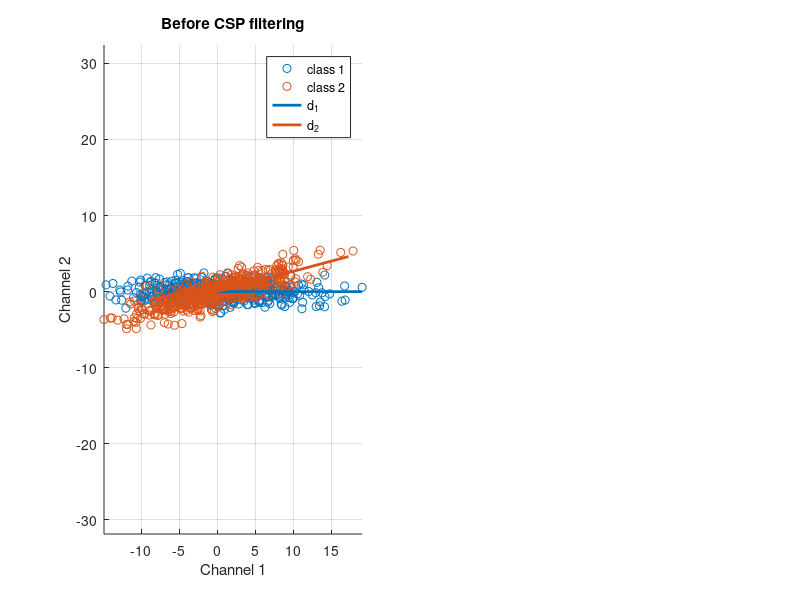

The MATLAB source for this figure: (Note: this script raises an error after producing the figure.)
clear all; close all;

% Generate data
N       = 500;
mu      = [0,0];
sigma   = [6,1];
rot1    = eye(2);   % Rotation for data1
theta   = 15*pi/180;       % Angle of rotation for data2
rot2    = [cos(theta) -sin(theta); sin(theta) cos(theta)];
data1 = (rot1*(repmat(mu,N,1)+ randn(N,2).*repmat(sigma,N,1))')';
data2 = (rot2*(repmat(mu,N,1)+ randn(N,2).*repmat(sigma,N,1))')';
d1 = rot1*[1;0];
d2 = rot2*[1;0];

% Plot the generated data and their directions
subplot(1,2,1);
scatter(data1(:,1), data1(:,2)); hold on;
scatter(data2(:,1), data2(:,2)); hold on;
plot([0 d1(1)].*max(data1(:)), [0 d1(2)].*max(data1(:)), 'linewidth',2); hold on;
plot([0 d2(1)].*max(data2(:)), [0 d2(2)].*max(data2(:)), 'linewidth',2); hold on;
legend('class 1', 'class 2', 'd_1','d_2'); hold off;
grid on; axis equal;
title('Before CSP filtering');
xlabel('Channel 1'); ylabel('Channel 2');

% CSP
X1 = data1';    % Positive class data: X1~[C x T]
X2 = data2';    % Negative class data: X2~[C x T]
[W,l,A] = csp(X1,X2);
X1_CSP = W'*X1;
X2_CSP = W'*X2;

% Plot the results
subplot(1,2,2);
scatter(X1_CSP(1,:), X1_CSP(2,:)); hold on;
scatter(X2_CSP(1,:), X2_CSP(2,:)); hold on;
legend('class 1', 'class 2'); hold off;
axis equal; grid on;
title('After CSP filtering');
xlabel('Channel 1'); ylabel('Channel 2');
